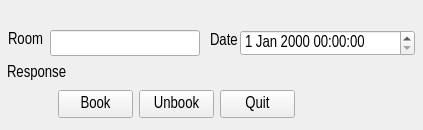
<?xml version="1.0" encoding="UTF-8"?>
<ui version="4.0">
 <class>BuildingServicesClient</class>
 <widget class="QWidget" name="BuildingServicesClient">
  <property name="geometry">
   <rect>
    <x>0</x>
    <y>0</y>
    <width>423</width>
    <height>130</height>
   </rect>
  </property>
  <property name="font">
   <font>
    <family>Arial Narrow</family>
    <pointsize>12</pointsize>
   </font>
  </property>
  <property name="windowTitle">
   <string>Form</string>
  </property>
  <widget class="QLabel" name="roomLabel">
   <property name="geometry">
    <rect>
     <x>8</x>
     <y>30</y>
     <width>36</width>
     <height>20</height>
    </rect>
   </property>
   <property name="text">
    <string>Room</string>
   </property>
  </widget>
  <widget class="QLineEdit" name="roomEdit">
   <property name="geometry">
    <rect>
     <x>50</x>
     <y>30</y>
     <width>150</width>
     <height>26</height>
    </rect>
   </property>
  </widget>
  <widget class="QLabel" name="dateLabel">
   <property name="geometry">
    <rect>
     <x>210</x>
     <y>31</y>
     <width>27</width>
     <height>20</height>
    </rect>
   </property>
   <property name="text">
    <string>Date</string>
   </property>
  </widget>
  <widget class="QDateTimeEdit" name="dateEdit">
   <property name="geometry">
    <rect>
     <x>240</x>
     <y>30</y>
     <width>175</width>
     <height>26</height>
    </rect>
   </property>
  </widget>
  <widget class="QLabel" name="responseLabel">
   <property name="geometry">
    <rect>
     <x>7</x>
     <y>63</y>
     <width>62</width>
     <height>20</height>
    </rect>
   </property>
   <property name="text">
    <string>Response</string>
   </property>
  </widget>
  <widget class="QPushButton" name="bookButton">
   <property name="geometry">
    <rect>
     <x>58</x>
     <y>90</y>
     <width>75</width>
     <height>28</height>
    </rect>
   </property>
   <property name="text">
    <string>Book</string>
   </property>
  </widget>
  <widget class="QPushButton" name="unBookButton">
   <property name="geometry">
    <rect>
     <x>139</x>
     <y>90</y>
     <width>75</width>
     <height>28</height>
    </rect>
   </property>
   <property name="text">
    <string>Unbook</string>
   </property>
  </widget>
  <widget class="QPushButton" name="quitButton">
   <property name="geometry">
    <rect>
     <x>220</x>
     <y>90</y>
     <width>75</width>
     <height>28</height>
    </rect>
   </property>
   <property name="text">
    <string>Quit</string>
   </property>
  </widget>
 </widget>
 <resources/>
 <connections/>
</ui>
